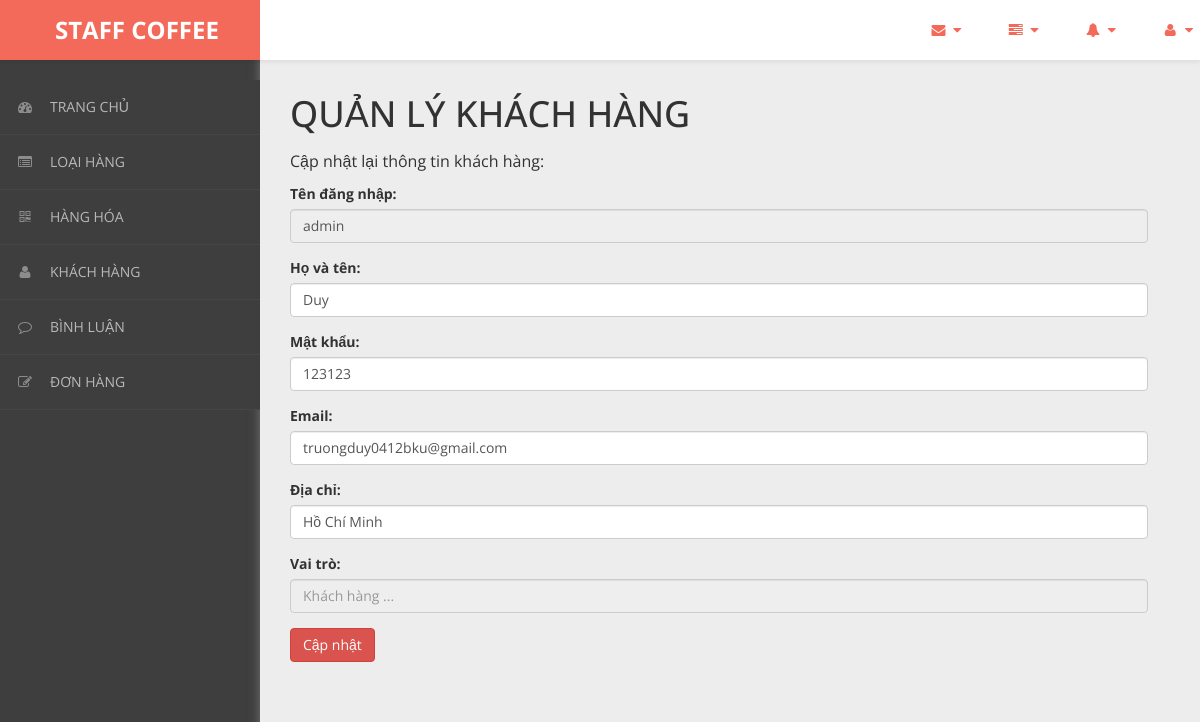
Page /admin/content/khach-hang/khach-hang-update.php?ma_kh=admin on the committed database.
### tables this page shows
CREATE TABLE `khach_hang` (
  `ma_kh` varchar(50) NOT NULL,
  `ho_ten` varchar(50) NOT NULL,
  `mat_khau` varchar(50) NOT NULL,
  `email` varchar(50) NOT NULL,
  `dia_chi` varchar(50) NOT NULL,
  `vai_tro` int(11) NOT NULL DEFAULT 0
);

### admin/dao/pdo.php (called while the page is built, shortened)
<?php
    function pdo_get_connection(){
        $pdo = new PDO("mysql:host=localhost;dbname=staffcoffee",'root','');
        $pdo->setAttribute(PDO::ATTR_ERRMODE, PDO::ERRMODE_EXCEPTION);
        return $pdo;
    }
    function pdo_query_one($sql){
        $sql_args = array_slice(func_get_args(),1);
        try{
            $conn = pdo_get_connection();
            $stmt = $conn ->prepare($sql);
            $stmt -> execute($sql_args);
            $row = $stmt -> fetch();
            return $row;
        }catch(PDOException $e){
            throw $e;
        }finally{
            unset($conn);
        }
    }
    ?>

### admin/dao/khach-hang.php (called while the page is built, shortened)
<?php
    require_once ('pdo.php');
    function khach_hang_select_by_id($ma_kh){
        $sql = "SELECT * FROM khach_hang WHERE ma_kh=?";
        return pdo_query_one($sql,$ma_kh);
    }
?>

### admin/content/khach-hang/khach-hang-update.php (the view, shortened to what this page needs)
<!DOCTYPE html>
<html xmlns="http://www.w3.org/1999/xhtml">
<head>
    <link href="../../../css/admin/css/bootstrap.css" rel="stylesheet" />
    <link href="../../../css/admin/css/font-awesome.css" rel="stylesheet" />
    <link href="../../../css/admin/css/custom-styles.css" rel="stylesheet" />
</head>
<body>
    <div id="wrapper">
        <nav class="navbar navbar-default top-navbar" role="navigation">
            <div class="navbar-header">
                <a class="navbar-brand" href="../../../../bigshoes/trang-chinh/"><strong style = "margin-left: 40px;">STAFF COFFEE</strong></a>
            </div>
            <ul class="nav navbar-top-links navbar-right">
                <li class="dropdown">
                    <a class="dropdown-toggle" data-toggle="dropdown" href="#" aria-expanded="false">
                        <i class="fa fa-envelope fa-fw"></i> <i class="fa fa-caret-down"></i>
                    </a>
                </li>
                <li class="dropdown">
                    <a class="dropdown-toggle" data-toggle="dropdown" href="#" aria-expanded="false">
                        <i class="fa fa-tasks fa-fw"></i> <i class="fa fa-caret-down"></i>
                    </a>
                </li>
                <li class="dropdown">
                    <a class="dropdown-toggle" data-toggle="dropdown" href="#" aria-expanded="false">
                        <i class="fa fa-bell fa-fw"></i> <i class="fa fa-caret-down"></i>
                    </a>
                </li>
                <li class="dropdown">
                    <a class="dropdown-toggle" data-toggle="dropdown" href="#" aria-expanded="false">
                        <i class="fa fa-user fa-fw"></i> <i class="fa fa-caret-down"></i>
                    </a>
                </li>
            </ul>
        </nav>
        <nav class="navbar-default navbar-side" role="navigation">
            <div class="sidebar-collapse">
                <ul class="nav" id="main-menu">
                <li>
                        <a href="../thong-ke/thong-ke-list.php"><i class="fa fa-dashboard"></i>TRANG CHỦ</a>
                    </li>
                    <li>
                        <a href="../loai-hang/loai-hang-list.php"><i class="fa fa-list-alt" aria-hidden="true"></i>LOẠI HÀNG</a>
                    </li>
                    <li>
                        <a href="../hang-hoa/hang-hoa-list.php"><i class="fa fa-qrcode"></i>HÀNG HÓA</a>
                    </li>
                    <li>
                        <a href="../khach-hang/khach-hang-list.php"><i class="fa fa-user"></i>KHÁCH HÀNG</a>
                    </li>
                    <li>
                        <a href="../binh-luan/binh-luan-list.php"><i class="fa fa-comment-o" aria-hidden="true"></i>BÌNH LUẬN</a>
                    </li>
                    <li>
                        <a href="../hoa-don/hoa-don-list.php"><i class="fa fa-edit"></i>ĐƠN HÀNG</a>
                    </li>
                </ul>
            </div>
        </nav>
        <div id="page-wrapper">
		  <div class="header">
                        <div class="page-header">
                            <h1>QUẢN LÝ KHÁCH HÀNG</h1>
                            <p>Cập nhật lại thông tin khách hàng: </p>
                            <?php
                                require_once ('../../dao/khach-hang.php');
                                extract($_REQUEST);
                                $item = khach_hang_select_by_id($ma_kh);
                                extract($item);
                                extract($_REQUEST);
                            ?>
                            <form action="" method="post" enctype="multipart/form-data">
                            <div class="form-group">
                            <label for="">Tên đăng nhập:</label>
                            <input type="text" class="form-control" name="ma_kh"
                                placeholder="Nhập tên đăng nhập ..." value="<?=$ma_kh?>" readonly>
                            </div>
                            <div class="form-group">
                            <label for="">Họ và tên:</label>
                            <input type="text" class="form-control" name="ho_ten"
                                placeholder="Nhập họ và tên ..." value="<?=$ho_ten?>">
                            </div>
                            <div class="form-group">
                            <label for="">Mật khẩu:</label>
                            <input type="text" class="form-control" name="mat_khau"
                                placeholder="Nhập mật khẩu ..." value="<?=$mat_khau?>">
                            </div>
                            <div class="form-group">
                            <label for="">Email:</label>
                            <input type="text" class="form-control" name="email"
                                placeholder="Nhập email ..." value = "<?=$email?>">
                            </div>
                            <div class="form-group">
                            <label for="">Địa chỉ:</label>
                            <input type="text" class="form-control" name="dia_chi"
                                placeholder="Nhập địa chỉ ..." value = "<?=$dia_chi?>">
                            </div>
                            <div class="form-group">
                            <label for="">Vai trò:</label>
                            <input type="text" class="form-control"
                                placeholder="Khách hàng ..." readonly>
                            </div>
                            <button type="submit" name="btn_update" class="btn btn-danger">Cập nhật</button>
                        </form>
                        </div>
		</div>
            </div>
        </div>
</body>
</html>

### css/admin/css/custom-styles.css (style rules this page uses)
body { font-family: 'Open Sans', sans-serif; background: #3E3E3E; }
#wrapper { width: 100%; }
#page-wrapper { padding: 15px 15px; min-height: 600px; background: #EDEDED; }
h1, .h1, h2, .h2, h3, .h3 { margin-top: 7px; margin-bottom: -5px; }
p { font-size:16px; line-height:25px; padding-top:20px; }
.navbar-side { z-index: 0; }
.navbar-side .nav > li > a > i { color: #8C8C8C;padding: 8px;width: 30px;text-align: center; }
.top-navbar { position: fixed; width: 100%; z-index: 300; -webkit-box-shadow: 0 3px 3px rgba(0, 0, 0, 0.05); -moz-box-shadow: 0 3px 3px rgba(0, 0, 0, 0.05); box-shadow: 0 3px 3px rgba(0, 0, 0, 0.05); }
.navbar-side { z-index: 1; position: fixed; width: 260px; top: 80px; }
#page-wrapper { position: relative; top: 55px; box-shadow: 0 0 10px #757575; -moz-box-shadow: 0 0 10px #757575; -webkit-box-shadow: 0 0 10px #757575; }
.page-header { margin: 0;border-bottom: 1px solid transparent;text-align: left;background-color: rgb(237, 237, 237);padding: 32px 22px 32px 0;color: #323232; }
.header { margin: 0 30px; }
.top-navbar { margin:0px; }
.top-navbar .navbar-brand { color: #fff;width: 260px;text-align: left;height: 60px;font-size: 24px;font-weight: 700;line-height: 30px;background: #F36A5A; }
.top-navbar .nav > li { position: relative; display: inline-block; margin: 0px; padding: 0px; }
.top-navbar .nav > li > a { position: relative; display: block; padding: 20px;color: #FFFFFF; margin: 0px; }
.sidebar-collapse , .sidebar-collapse .nav { background:none; }
.sidebar-collapse .nav { padding:0; }
.sidebar-collapse .nav > li > a { color: #B8B8B8; background:transparent; text-shadow:none; font-size: 14px; }
.sidebar-collapse > .nav > li > a { padding: 12px 10px; }
.sidebar-collapse > .nav > li { border-bottom: 1px solid rgba(107, 108, 109, 0.19); }
.navbar-side { border:none; background: #3E3E3E; }
.top-navbar { background: #FFFFFF; border-bottom:none; }
.top-navbar .nav > li > a > i { margin-right: 2px; }
.navbar-default { border:0px solid black; }
.navbar-header { background: transparent; }
.nav > li > a > i { margin-right:10px; color: rgb(243, 106, 90); }
@media (min-width:768px) { #page-wrapper { margin: 0 0 0 260px; padding: 0; min-height: 1200px; } }
@media (min-width:768px) { .navbar-side { width: 260px; z-index: 1; } }
@media (min-width:768px) { .navbar { border-radius: 0px; } }

### rows in the picture
khach_hang: ho_ten "Duy", mat_khau "123123", email "truongduy0412bku@gmail.com", dia_chi "Hồ Chí Minh"
